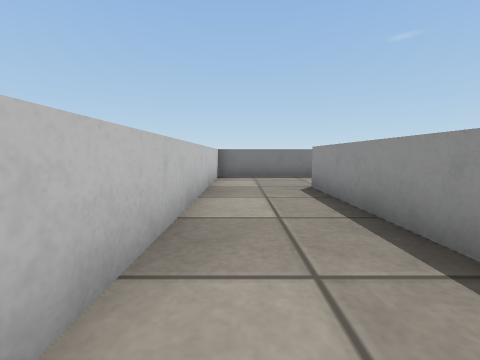
View 1 (above)

20 first-person views from a walk through a Webots world. The camera is 0.04 m above the floor, tilts 6° down and sees 90° across. The floor is counted in squares, 0.05 m on a side. Each view is taken from the middle of a square. On the plan, view 1 faces up. The plan holds only what a view shows up to about 9 squares ahead; the rest is blank. The robots in the file are not drawn. Simple shapes and patterns stand in for the simulator's stock objects.

View 2
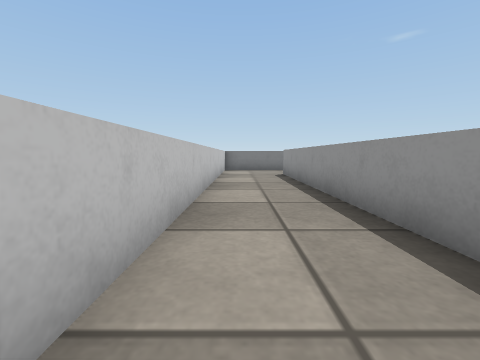

View 3
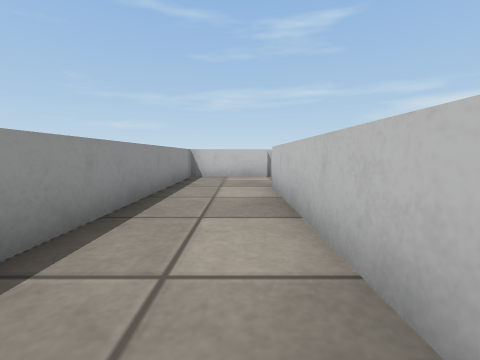

View 4
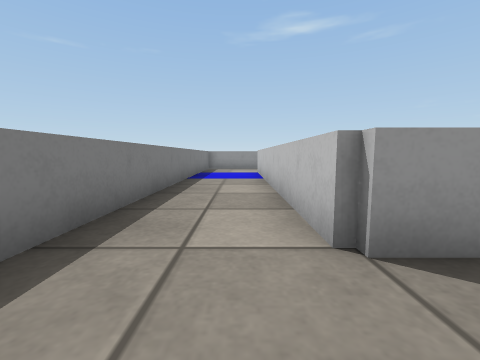

View 5
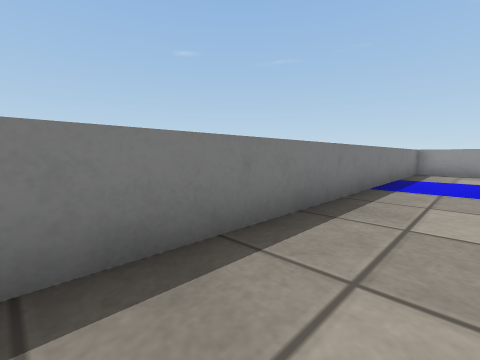

View 6
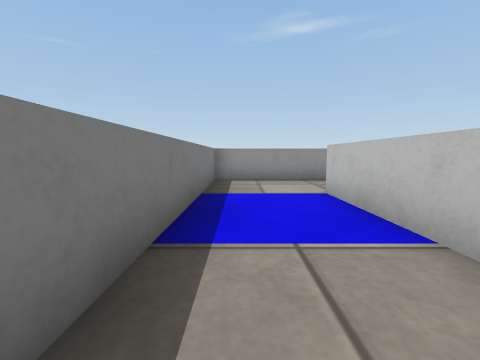

View 7
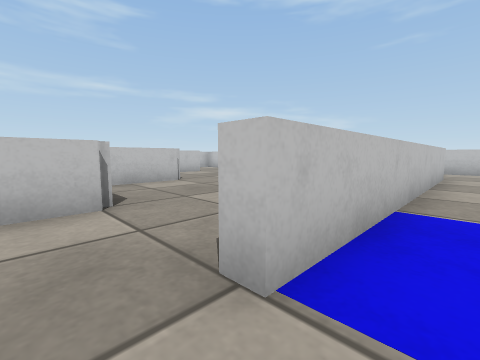

View 8
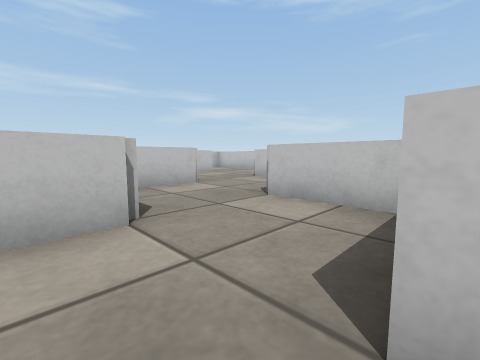

View 9
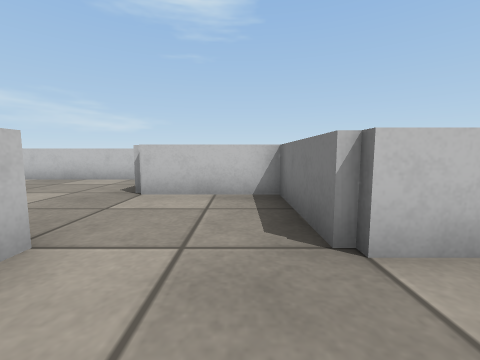

View 10
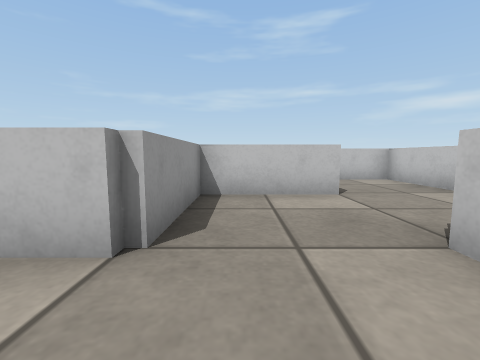

View 11
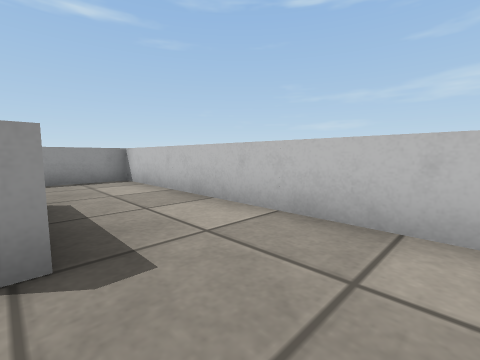

View 12
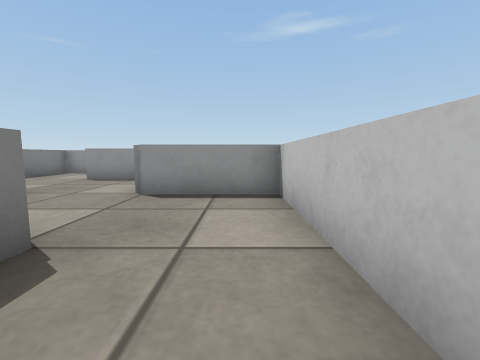

View 13
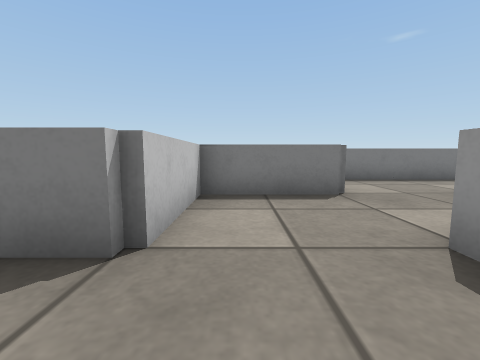

View 14
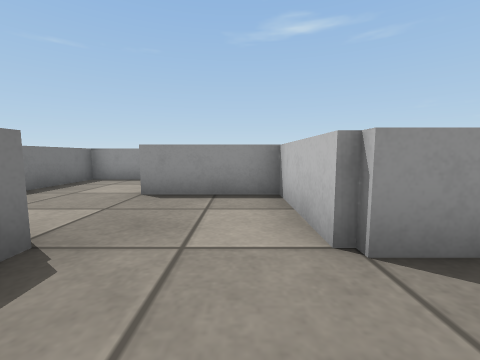

View 15
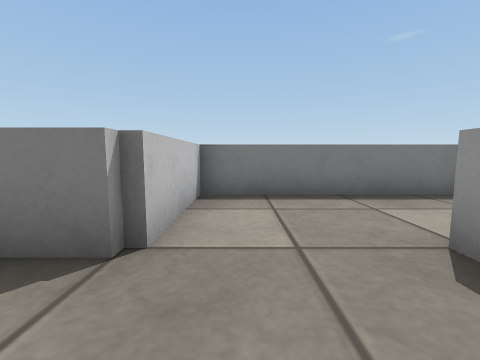

View 16
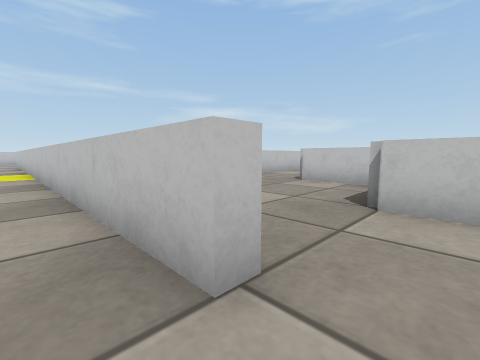

View 17
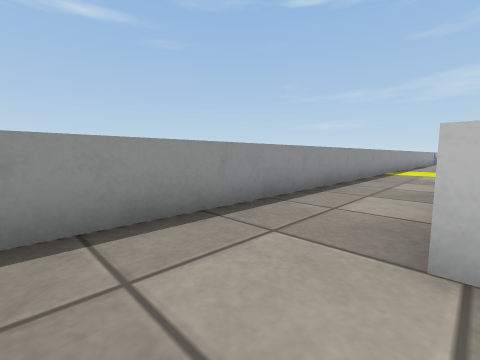

View 18
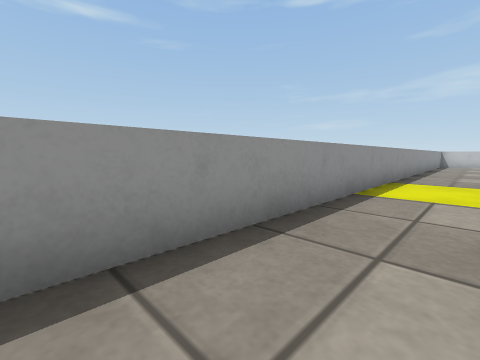

View 19
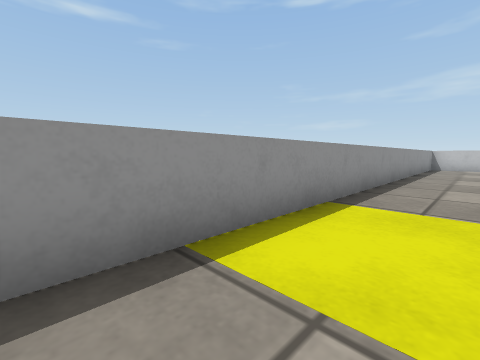

View 20
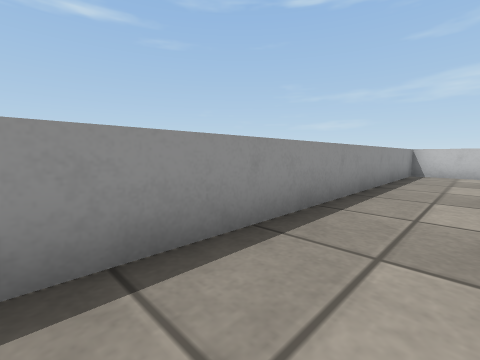

### Floor plan
Points are (right, up) in squares from view 1. A wall is a line through its corners. A room is listed if a view was taken in it or the views show most of it. See-through windows are left out.
Room 1 (views 1, 2, 3, 4, 5, 6, 7, 8)
walls: (-1.1, -8.8) (1.8, -8.8) (1.8, 6.2) (11, 6.2) (11, 5.8); (13.8, 5.1) (13.8, 8.8) (-0.8, 8.8) (-0.8, -6)
ways out: opening at (-1, -7.5); opening at (12.5, 6)
Room 2 (view 9)
walls: (7.8, 0.2) (10, 0.2)
ways out: opening at (8, 1.5) to room 3; opening at (9.5, 3) to room 9
Room 3 (view 10)
walls: (8.2, 2.8) (5.2, 2.8) (5.2, 0)
ways out: opening at (8, 1.5) to room 2; opening at (6.5, 0) to room 8
Room 4 (views 11, 12, 13)
walls: (8.2, -3.2) (7.1, -3.2); (2.2, -2.4) (2.2, -5.8) (10.8, -5.8) (10.8, -2.8)
ways out: opening at (9.5, -3) to room 5; opening at (4, -3) to room 8
Room 5 (view 14)
walls: (11.2, -0.2) (8.2, -0.2) (8.2, -3.2)
ways out: opening at (9.5, -3) to room 4; opening at (11, -1.5) to room 6
Room 6 (views 15, 17)
walls: (14.6, 2.8) (11.2, 2.8) (11.2, -0.2); (10.8, -2.8) (13.8, -2.8) (13.8, 0) (14.2, 0)
ways out: opening at (11, -1.5) to room 5; opening at (14, 1) to room 7
Room 7 (views 16, 18, 19, 20)
walls: (14.2, 0) (14.2, -11); (14.9, -23.8) (16.8, -23.8) (16.8, 2.8) (14.6, 2.8)
ways out: opening at (14, 1) to room 6
Room 8 (no view inside)
walls: (5, -2.8) (7.8, -2.8) (7.8, 0.2); (2.2, -1.4) (2.2, -2.4)
ways out: opening at (6.5, 0) to room 3; opening at (4, -3) to room 4
Room 9 (no view inside)
walls: (8.2, 5.2) (8.2, 2.8)
ways out: opening at (9.5, 3) to room 2; opening at (11, 4.5)

Where each view was taken, in squares from view 1:
view 1: 0 up, 0 right, facing up
view 2: 4 down, 0 right, facing up
view 3: 0 up, 0 right, facing down
view 4: 7 up, 0 right, facing right
view 5: 7 up, 2 right, facing up-right
view 6: 8 up, 6 right, facing right
view 7: 7 up, 12 right, facing down-left
view 8: 6 up, 12 right, facing down-left
view 9: 2 up, 10 right, facing left
view 10: 2 up, 7 right, facing down
view 11: 3 down, 3 right, facing down-right
view 12: 5 down, 6 right, facing right
view 13: 5 down, 9 right, facing up
view 14: 2 down, 9 right, facing right
view 15: 2 down, 12 right, facing up
view 16: 1 up, 15 right, facing down-left
view 17: 2 up, 14 right, facing down-right
view 18: 4 down, 15 right, facing down-right
view 19: 8 down, 15 right, facing down-right
view 20: 13 down, 15 right, facing down-right
